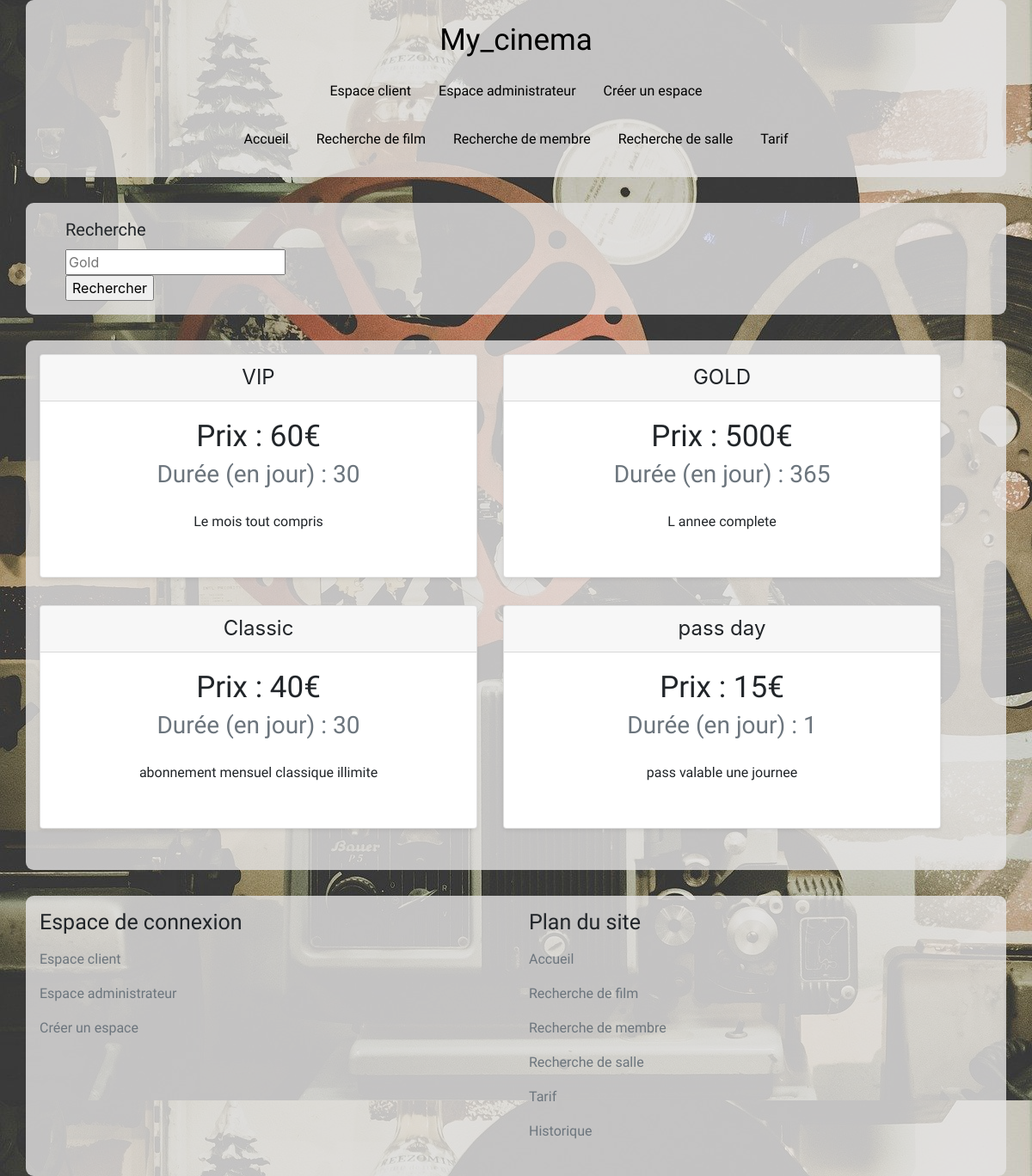
Page /abonnement.php on the committed database.
### tables this page shows
CREATE TABLE `abonnement` (
  `id_abo` int(11) NOT NULL,
  `nom` varchar(255) NOT NULL,
  `resum` varchar(255) NOT NULL,
  `prix` int(11) NOT NULL,
  `duree_abo` smallint(5) NOT NULL,
  PRIMARY KEY (`id_abo`)
);

### fonctions.php (called while the page is built, shortened)
<?php
function get_abonnements(){
    $recup_var = connect_sql();
    $show_abonnement = 'select * from abonnement;';
    $results_abonnement = $recup_var->query($show_abonnement, PDO::FETCH_ASSOC);
    return $results_abonnement->fetchAll() ;
}

### abonnement.php (the view)
<?php
    require ("header.php");
    $return_abonnement = get_abonnements();
?>
<div class="container px-3 py-3">
    <form class="form col-md-6">
        <div class="col-md-6">
            <label for="recherche">
                Recherche
            </label>
            <input type="text" name="recherche" id="recherche" placeholder="Gold" required>
        </div>
        <div class="col-md-6">
            <input type="submit" value="Rechercher">
        </div>
    </form>
</div>
<div class="container px-3 py-3">
    <div class="row">
        <?php foreach ($return_abonnement as $value){ ?>
            <div class="card-deck mb-3 text-center col-md-6">
                <div class="card mb-3 shadow-sm">
                    <div class="card-header">
                        <h4 class="my-0 font-weight-normal">   <?= $value['nom'];?>  </h4>
                    </div>
                    <div class="card-body">
                        <h1 class="card-title pricing-card-title">
                            <?= "Prix : ".$value['prix']."€"; ?><br>
                            <small class="card-text text-muted">
                                <?= "Durée (en jour) : ".$value['duree_abo']; ?>
                            </small>
                        </h1>
                        <ul class="list-unstyled mt-3 mb-4">
                            <li><p class="card-text"> <?= PHP_EOL.$value['resum']; ?> </p></li>
                        </ul>
                    </div>
                </div>
            </div>
        <?php } ?>
    </div>
</div>
<?php
require ("footer.php");
?>

### style.css (style rules this page uses)
body { background-image: url("rss/img/img2.jpg"); }
.container { background-color: rgba(231,229,229,0.8); border-radius: 9px; }
.container + .container { margin-top: 30px; }
h1 { font-family: 'Fredericka the Great', cursive; font-size: 35px; }
ul { list-style: none; line-height: 40px; font-family: 'Special Elite', cursive; }
label { font-size: 20px; font-family: 'Rye', cursive; }

### rows in the picture
abonnement: nom "VIP", prix "60", duree_abo "30", resum "Le mois tout compris"
abonnement: nom "GOLD", prix "500", duree_abo "365", resum "L annee complete"
abonnement: nom "Classic", prix "40", duree_abo "30", resum "abonnement mensuel classique illimite"
abonnement: nom "pass day", prix "15", duree_abo "1", resum "pass valable une journee"
